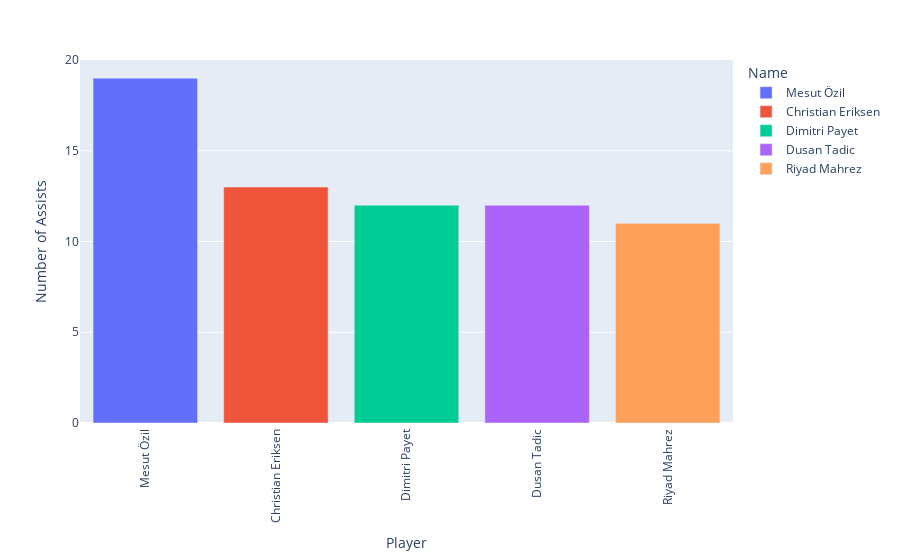

Notebook cell for this chart:
### Code cell
import plotly.express as px

# Assuming df is your DataFrame containing the data
top_5_assists = df.nlargest(5, 'Assists')

fig = px.bar(top_5_assists, x='Name', y='Assists', color='Name')
fig.update_layout(
    xaxis_title='Player',
    yaxis_title='Number of Assists',
    xaxis=dict(tickangle=270)

)
fig.show()

### Figure 1 — Plotly figure (JSON) as saved in the notebook; plotly's stock layout.template omitted (floating-point values rounded to 4 significant figures)
{"data": [{"alignmentgroup": "True", "hovertemplate": "Name=%{x}<br>Assists=%{y}<extra></extra>", "legendgroup": "Mesut Özil ", "marker": {"color": "#636efa", "pattern": {"shape": ""}}, "name": "Mesut Özil ", "offsetgroup": "Mesut Özil ", "orientation": "v", "showlegend": true, "textposition": "auto", "type": "bar", "x": ["Mesut Özil "], "xaxis": "x", "y": [19], "yaxis": "y"}, {"alignmentgroup": "True", "hovertemplate": "Name=%{x}<br>Assists=%{y}<extra></extra>", "legendgroup": "Christian Eriksen ", "marker": {"color": "#EF553B", "pattern": {"shape": ""}}, "name": "Christian Eriksen ", "offsetgroup": "Christian Eriksen ", "orientation": "v", "showlegend": true, "textposition": "auto", "type": "bar", "x": ["Christian Eriksen "], "xaxis": "x", "y": [13], "yaxis": "y"}, {"alignmentgroup": "True", "hovertemplate": "Name=%{x}<br>Assists=%{y}<extra></extra>", "legendgroup": "Dimitri Payet ", "marker": {"color": "#00cc96", "pattern": {"shape": ""}}, "name": "Dimitri Payet ", "offsetgroup": "Dimitri Payet ", "orientation": "v", "showlegend": true, "textposition": "auto", "type": "bar", "x": ["Dimitri Payet "], "xaxis": "x", "y": [12], "yaxis": "y"}, {"alignmentgroup": "True", "hovertemplate": "Name=%{x}<br>Assists=%{y}<extra></extra>", "legendgroup": "Dusan Tadic ", "marker": {"color": "#ab63fa", "pattern": {"shape": ""}}, "name": "Dusan Tadic ", "offsetgroup": "Dusan Tadic ", "orientation": "v", "showlegend": true, "textposition": "auto", "type": "bar", "x": ["Dusan Tadic "], "xaxis": "x", "y": [12], "yaxis": "y"}, {"alignmentgroup": "True", "hovertemplate": "Name=%{x}<br>Assists=%{y}<extra></extra>", "legendgroup": "Riyad Mahrez ", "marker": {"color": "#FFA15A", "pattern": {"shape": ""}}, "name": "Riyad Mahrez ", "offsetgroup": "Riyad Mahrez ", "orientation": "v", "showlegend": true, "textposition": "auto", "type": "bar", "x": ["Riyad Mahrez "], "xaxis": "x", "y": [11], "yaxis": "y"}], "layout": {"barmode": "relative", "legend": {"title": {"text": "Name"}, "tracegroupgap": 0}, "margin": {"t": 60}, "xaxis": {"anchor": "y", "categoryarray": ["Mesut Özil ", "Christian Eriksen ", "Dimitri Payet ", "Dusan Tadic ", "Riyad Mahrez "], "categoryorder": "array", "domain": [0, 1], "tickangle": -90, "title": {"text": "Player"}}, "yaxis": {"anchor": "x", "domain": [0, 1], "title": {"text": "Number of Assists"}}}}
